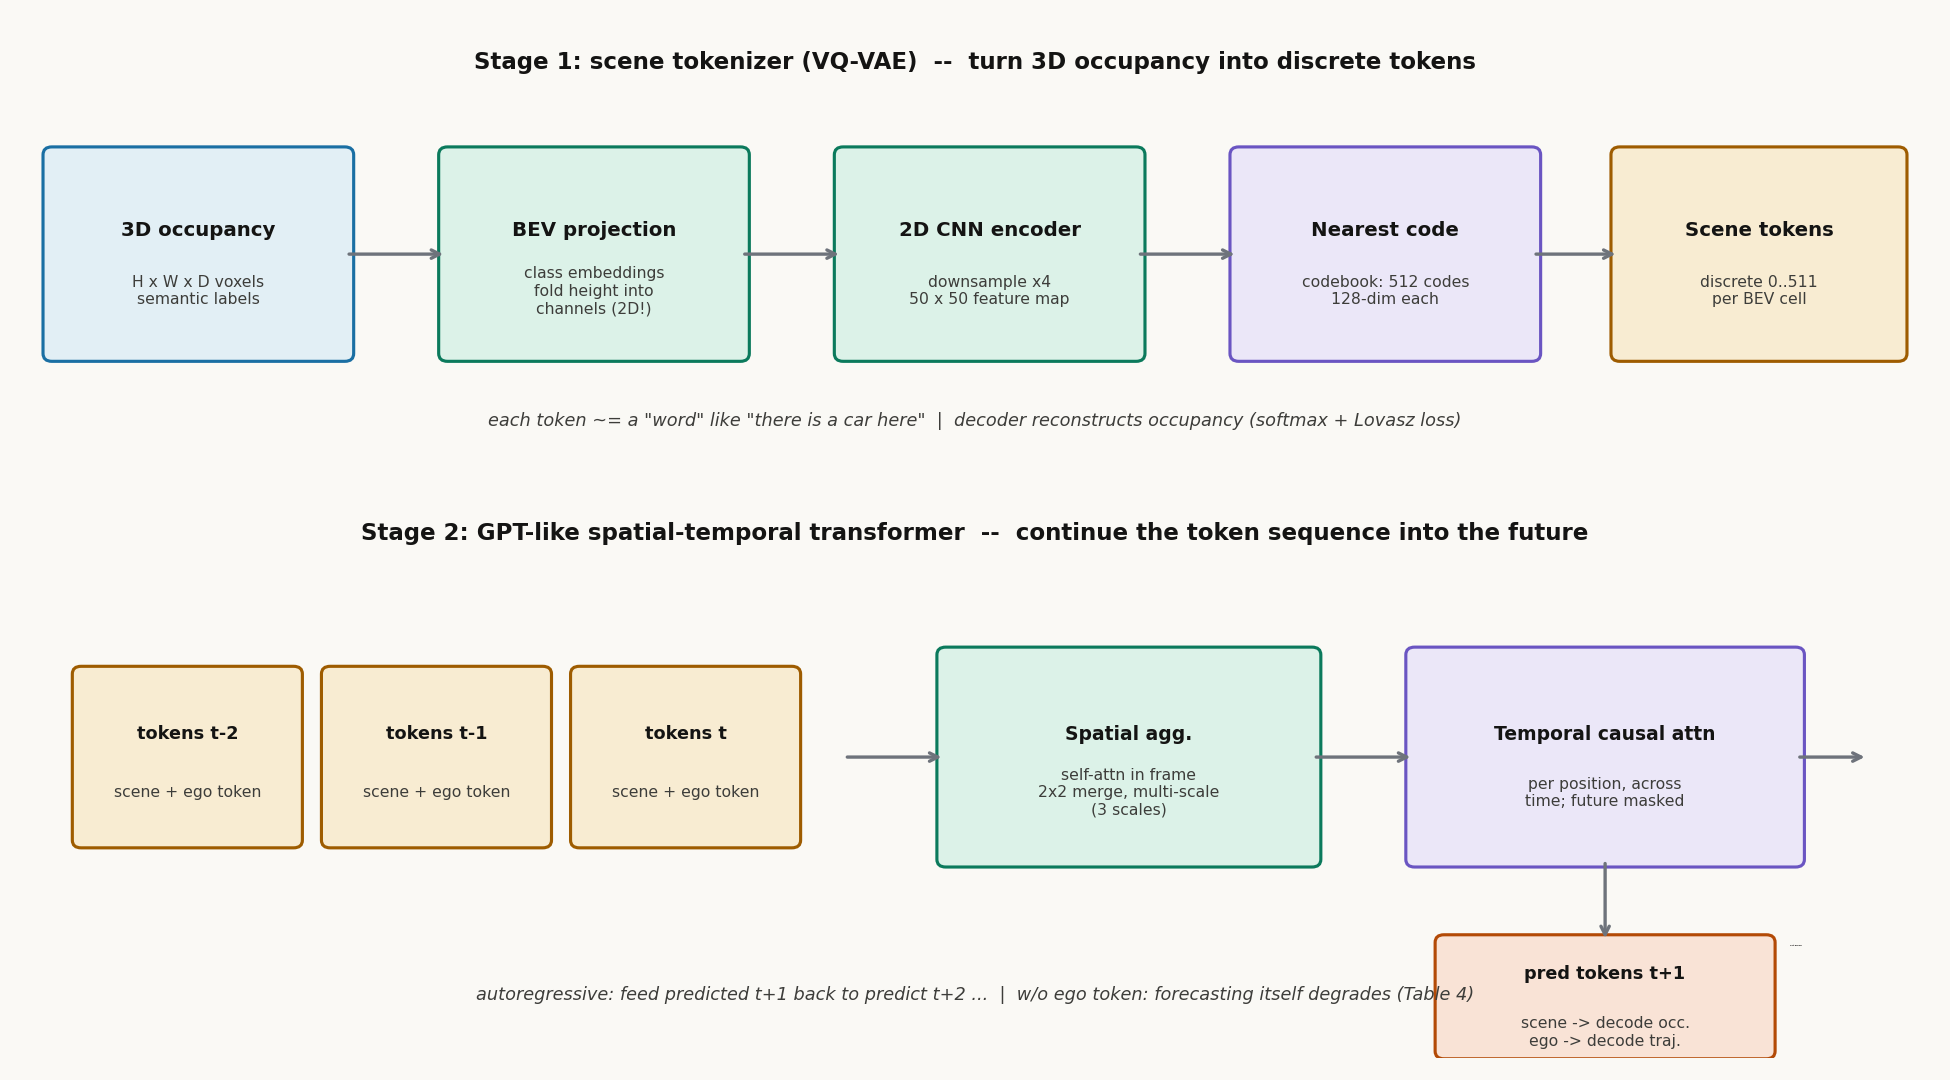

Python code for this plot:
"""Self-drawn figure for 135-WM-occworld: two-stage pipeline.
Stage 1: VQ-VAE tokenizer (3D occupancy -> BEV -> discrete scene tokens).
Stage 2: GPT-like spatial-temporal transformer predicting next tokens + ego token."""
import matplotlib
matplotlib.use("Agg")
import matplotlib.pyplot as plt
import matplotlib.patches as mpatches
import numpy as np

plt.rcParams["font.family"] = "DejaVu Sans"
fig, (ax1, ax2) = plt.subplots(2, 1, figsize=(13, 7.2),
                               gridspec_kw={"height_ratios": [1, 1.25]})
fig.patch.set_facecolor("#faf9f5")
for ax in (ax1, ax2):
    ax.set_facecolor("#faf9f5"); ax.axis("off")

def box(ax, x, y, w, h, label, sub, fc, ec, fs=9.5):
    ax.add_patch(mpatches.FancyBboxPatch((x, y), w, h, boxstyle="round,pad=0.06",
                                         fc=fc, ec=ec, lw=1.5))
    ax.text(x + w / 2, y + h / 2 + 0.18, label, ha="center", va="center",
            fontsize=fs, weight="bold", color="#141413")
    if sub:
        ax.text(x + w / 2, y + h / 2 - 0.28, sub, ha="center", va="center",
                fontsize=7.5, color="#3d3d3a")

def arrow(ax, x1, y1, x2, y2, label=None, color="#6e737b", lw=1.6):
    ax.annotate("", xy=(x2, y2), xytext=(x1, y1),
                arrowprops=dict(arrowstyle="->", color=color, lw=lw))
    if label:
        ax.text((x1 + x2) / 2, (y1 + y2) / 2 + 0.22, label, ha="center",
                fontsize=8, color=color, style="italic")

# ---------- Stage 1 ----------
ax1.set_xlim(0, 13); ax1.set_ylim(0, 3.4)
ax1.text(6.5, 3.05, "Stage 1: scene tokenizer (VQ-VAE)  --  turn 3D occupancy into discrete tokens",
         ha="center", fontsize=11, weight="bold", color="#141413")
box(ax1, 0.2, 0.9, 2.0, 1.5, "3D occupancy", "H x W x D voxels\nsemantic labels", "#e2eff5", "#1a6fa3")
box(ax1, 2.9, 0.9, 2.0, 1.5, "BEV projection", "class embeddings\nfold height into\nchannels (2D!)", "#dcf2e8", "#0b7a5c")
box(ax1, 5.6, 0.9, 2.0, 1.5, "2D CNN encoder", "downsample x4\n50 x 50 feature map", "#dcf2e8", "#0b7a5c")
box(ax1, 8.3, 0.9, 2.0, 1.5, "Nearest code", "codebook: 512 codes\n128-dim each", "#ebe7f8", "#6a55c2")
box(ax1, 10.9, 0.9, 1.9, 1.5, "Scene tokens", "discrete 0..511\nper BEV cell", "#f8ecd2", "#9e5c00")
for a, b in [(2.2, 2.9), (4.9, 5.6), (7.6, 8.3), (10.3, 10.9)]:
    arrow(ax1, a, 1.65, b, 1.65)
ax1.text(6.5, 0.35, 'each token ~= a "word" like "there is a car here"  |  decoder reconstructs occupancy (softmax + Lovasz loss)',
         ha="center", fontsize=8.5, color="#3d3d3a", style="italic")

# ---------- Stage 2 ----------
ax2.set_xlim(0, 13); ax2.set_ylim(0, 4.4)
ax2.text(6.5, 4.05, "Stage 2: GPT-like spatial-temporal transformer  --  continue the token sequence into the future",
         ha="center", fontsize=11, weight="bold", color="#141413")
# past frames
for i, t in enumerate(["t-2", "t-1", "t"]):
    x = 0.4 + i * 1.7
    box(ax2, x, 1.7, 1.45, 1.3, f"tokens {t}", "scene + ego token", "#f8ecd2", "#9e5c00", fs=8.5)
arrow(ax2, 5.6, 2.35, 6.3, 2.35)
box(ax2, 6.3, 1.55, 2.5, 1.6, "Spatial agg.", "self-attn in frame\n2x2 merge, multi-scale\n(3 scales)", "#dcf2e8", "#0b7a5c", fs=9)
arrow(ax2, 8.8, 2.35, 9.5, 2.35)
box(ax2, 9.5, 1.55, 2.6, 1.6, "Temporal causal attn", "per position, across\ntime; future masked", "#ebe7f8", "#6a55c2", fs=9)
arrow(ax2, 12.1, 2.35, 12.6, 2.35)
box(ax2, 11.35, 0.15, 1.5, 1.1, "not drawn", "", "#faf9f5", "#faf9f5", fs=1)
# outputs below
arrow(ax2, 10.8, 1.55, 10.8, 0.9)
box(ax2, 9.7, 0.05, 2.2, 0.85, "pred tokens t+1", "scene -> decode occ.\nego -> decode traj.", "#f9e3d6", "#b34a06", fs=8.5)
ax2.text(6.5, 0.45, "autoregressive: feed predicted t+1 back to predict t+2 ...  |  w/o ego token: forecasting itself degrades (Table 4)",
         ha="center", fontsize=8.5, color="#3d3d3a", style="italic")

plt.tight_layout()
out = "/home/hatch/workspace/your_files/agentic-driving-idea-report/xray/135-WM-occworld/fig-occworld.png"
plt.savefig(out, dpi=150, facecolor="#faf9f5")
print("saved", out)
